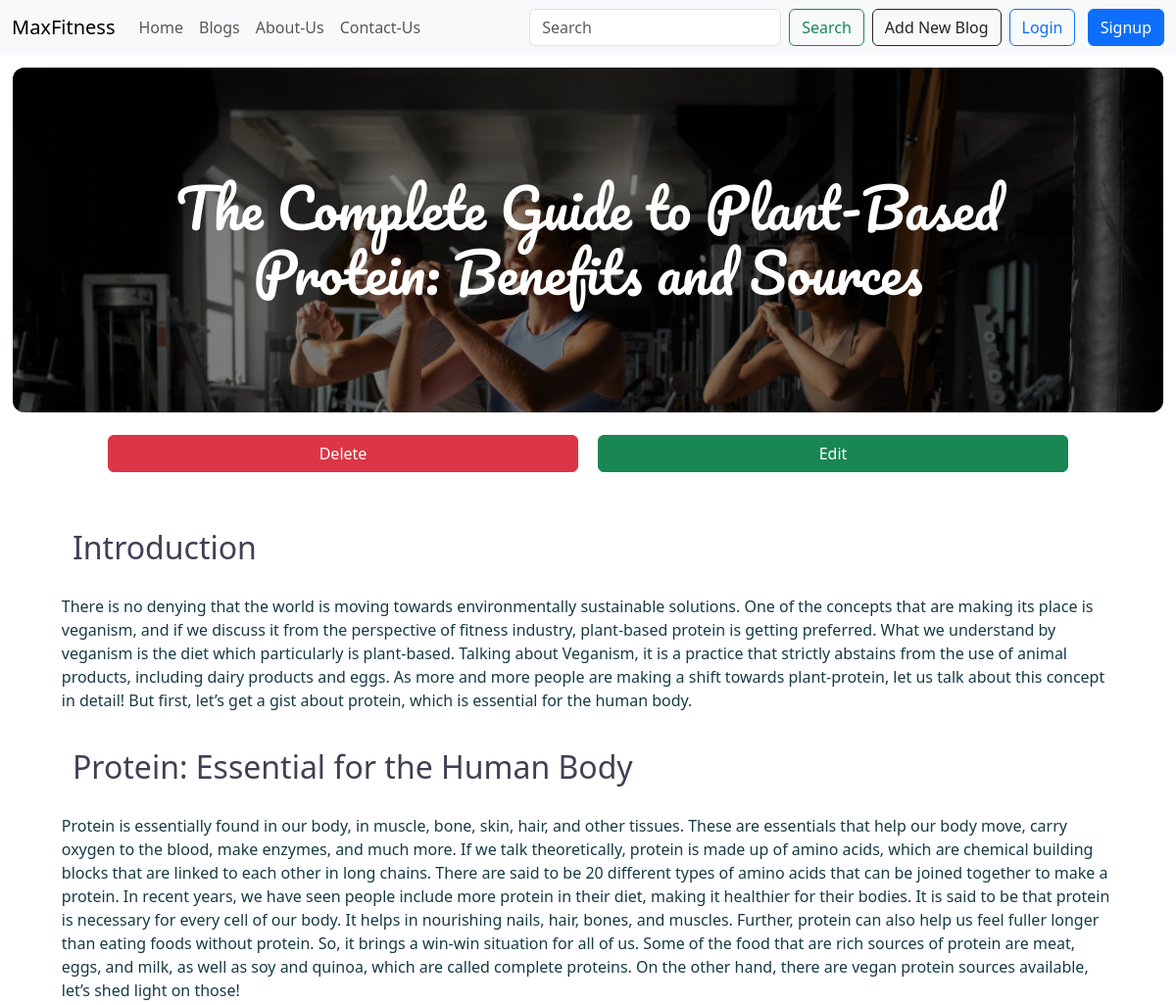
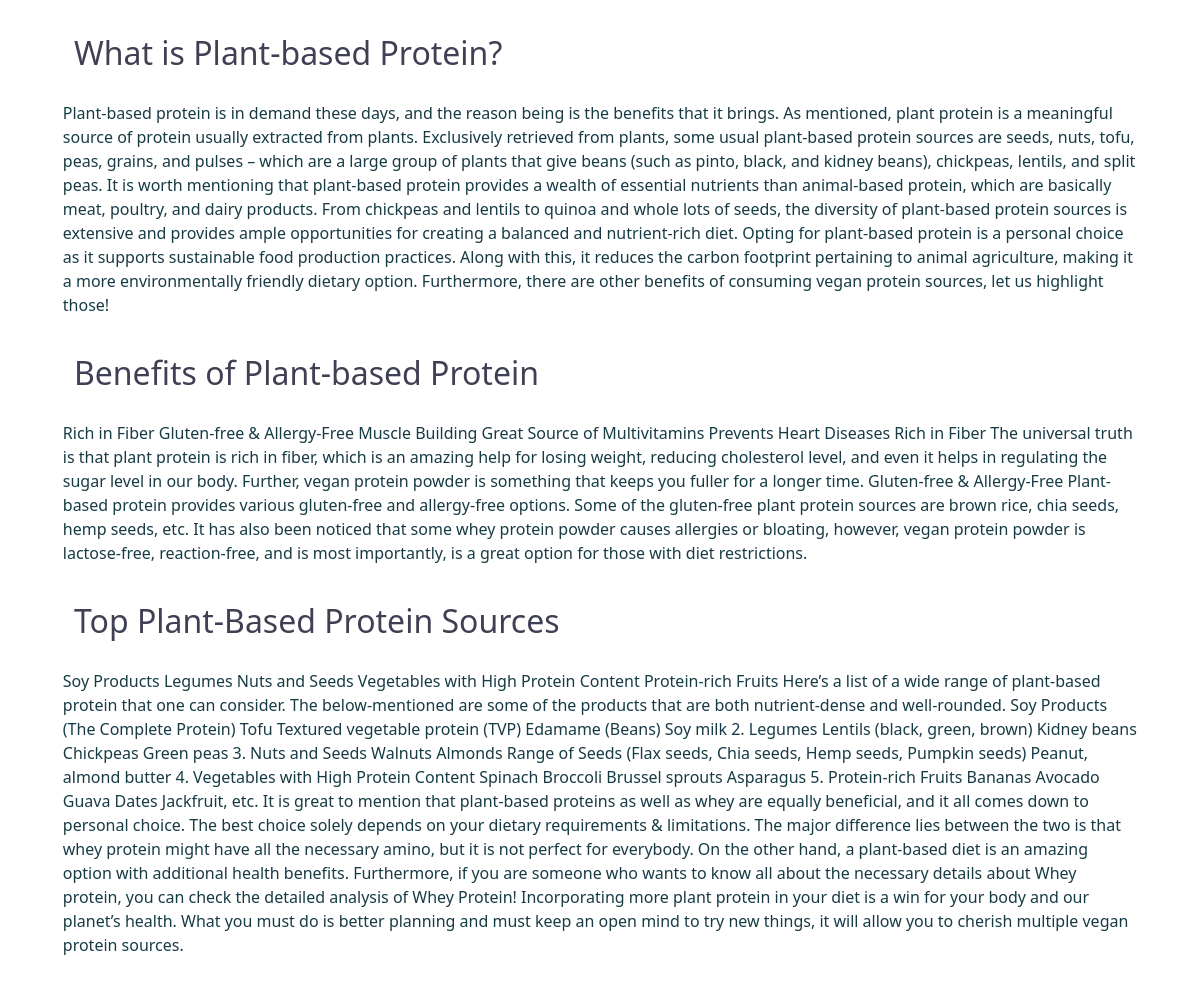
The app's page /blog/blog-page/5/ with its own data (2 pictures, top to bottom).
### Blog/models.py (models this page shows, shortened)
class Blog(models.Model):
    CATEGORY_CHOICES = [
        ('Weight Loss', 'Weight Loss'),
        ('Weight Gain', 'Weight Gain'),
        ('Food', 'Food'),
        ('Health', 'Health'),
        ('Yoga', 'Yoga'),
        ('Muscle Gain', 'Muscle Gain'),
    ]
    blog_id = models.AutoField(primary_key=True, unique=True)
    title = models.CharField(max_length=3000)
    category = models.CharField(max_length=300,choices=CATEGORY_CHOICES)
    introduction = models.TextField(max_length=6000)
    sub_heading1 = models.CharField(max_length=1000)
    content1 = models.TextField(max_length=10000)
    sub_heading2 = models.CharField(max_length=1000)
    content2 = models.TextField(max_length=10000)
    sub_heading3 = models.CharField(max_length=1000)
    content3 = models.TextField(max_length=10000)
    sub_heading4 = models.CharField(max_length=1000)
    content4 = models.TextField(max_length=10000)
    post_date = models.DateTimeField(auto_now=True)
    published_by = models.ForeignKey(Bloggers,on_delete=models.CASCADE,null=True)

### Blog/views.py (the view)
# urls.py: path('blog-page/<int:blog_id>/',views.view_blog,name='view_blog'),
def view_blog(request,blog_id):
    blog = models.Blog.objects.get(blog_id=blog_id)
    data = {
        'blog': blog
    }
    return render(request, 'Blog/view_blog.html',context=data)

### Blog/templates/Blog/view_blog.html (shortened to what this page needs)
<!doctype html>
{% load static %}
<html lang="en">
  <head>
    <link href="https://cdn.jsdelivr.net/npm/bootstrap@5.3.3/dist/css/bootstrap.min.css" rel="stylesheet">
    <link rel="stylesheet" href="{% static 'Blog/css/view_blog.css' %}">
  </head>
  <body>
      {% include 'navbar.html' %}
    <main>
        <div class="blog-header">
            <H1>{{blog.title}}</H1>
        </div>
        <div class="edit-delete">
            <a href="{% url 'Blog:delete_blog' blog_id=blog.blog_id %}" class="btn btn-danger">Delete</a>
            <a href="{% url 'Blog:update_blog' blog_id=blog.blog_id %}" class="btn btn-success">Edit</a>
        </div>
        <div class="blog-content mt-5 mb-5 container">
            <h3>Introduction</h3>
            <p>{{blog.introduction}}</p>
            <h3>{{blog.sub_heading1}}</h3>
            <p>{{blog.content1}}</p>
            <h3>{{blog.sub_heading2}}</h3>
            <p>{{blog.content2}}</p>
            <h3>{{blog.sub_heading3}}</h3>
            <p>{{blog.content3}}</p>
            <h3>{{blog.sub_heading4}}</h3>
            <p>{{blog.content4}}</p>
        </div>
    </main>
    </body>
</html>

### templates/navbar.html (shortened to what this page needs)
<nav class="navbar navbar-expand-lg bg-body-tertiary">
    <div class="container-fluid">
        <a class="navbar-brand" href="#">MaxFitness</a>
        <div class="collapse navbar-collapse" id="navbarSupportedContent">
        <ul class="navbar-nav me-auto mb-2 mb-lg-0">
            <li class="nav-item">
                <a class="nav-link" aria-current="page" href="{% url 'home_page' %}">Home</a>
            </li>
            <li class="nav-item">
                <a class="nav-link" aria-current="page" href="{% url 'Blog:blog_app' %}">Blogs</a>
            </li>
            <li class="nav-item">
                <a class="nav-link" aria-current="page" href="#">About-Us</a>
            </li>
            <li class="nav-item">
                <a class="nav-link" aria-current="page" href="#">Contact-Us</a>
            </li>
        </ul>
        <form class="d-flex" role="search">
            <input class="form-control me-2" type="search" placeholder="Search" aria-label="Search">
            <button class="btn btn-outline-success" type="submit">Search</button>
        </form>
        <a class="btn btn-outline-dark ms-2" href="{% url 'Blog:add_new_blog' %}">Add New Blog</a>
        <div>
            <a class="btn btn-outline-primary ms-2" href="{% url 'Blog:login_user' %}">Login</a>
            <a class="btn btn-primary ms-2" href="{% url 'Blog:signup_user' %}">Signup</a>
        </div>
        </div>
    </div>
    </nav>

### Blog/static/Blog/css/view_blog.css (style rules this page uses)
.blog-header { color: white; margin: 0.8em; border-radius: 12px; font-family: "Pacifico", cursive; text-align: center; }
.blog-header h1 { font-size: 55px; background-color: rgba(0, 0, 0, 0.492); width: 100%; height: 100%; padding: 2em 3em; border-radius: 12px; }
.blog-content h3 { color: #404054; margin-left: 1em; font-size: 2em; }
.blog-content p { color: #173B45; padding: 1.3em; }

### records on screen
Blog: title "The Complete Guide to Plant-Based Protein: Benefits and Sources", introduction "There is no denying that the world is moving towards environmentally sustainable solutions. One of the concepts that are making its place is veganism, and if we discuss it from the perspective of fitness industry, plant-based protein is getting preferred. What we understand by veganism is the diet which particularly is plant-based. Talking about Veganism, it is a practice that strictly abstains from the use of animal products, including dairy products and eggs. As more and more people are making a shift towards plant-protein, let us talk about this concept in detail! But first, let’s get a gist about protein, which is essential for the human body.", sub_heading1 "Protein: Essential for the Human Body", content1 "Protein is essentially found in our body, in muscle, bone, skin, hair, and other tissues. These are essentials that help our body move, carry oxygen to the blood, make enzymes, and much more. If we talk theoretically, protein is made up of amino acids, which are chemical building blocks that are linked to each other in long chains. There are said to be 20 different types of amino acids that can be joined together to make a protein. In recent years, we have seen people include more protein in their diet, making it healthier for their bodies. It is said to be that protein is necessary for every cell of our body. It helps in nourishing nails, hair, bones, and muscles. Further, protein can also…", sub_heading2 "What is Plant-based Protein?", content2 "Plant-based protein is in demand these days, and the reason being is the benefits that it brings. As mentioned, plant protein is a meaningful source of protein usually extracted from plants. Exclusively retrieved from plants, some usual plant-based protein sources are seeds, nuts, tofu, peas, grains, and pulses – which are a large group of plants that give beans (such as pinto, black, and kidney beans), chickpeas, lentils, and split peas. It is worth mentioning that plant-based protein provides a wealth of essential nutrients than animal-based protein, which are basically meat, poultry, and dairy products. From chickpeas and lentils to quinoa and whole lots of seeds, the diversity of…", sub_heading3 "Benefits of Plant-based Protein", content3 "Rich in Fiber Gluten-free & Allergy-Free Muscle Building Great Source of Multivitamins Prevents Heart Diseases Rich in Fiber The universal truth is that plant protein is rich in fiber, which is an amazing help for losing weight, reducing cholesterol level, and even it helps in regulating the sugar level in our body. Further, vegan protein powder is something that keeps you fuller for a longer time. Gluten-free & Allergy-Free Plant-based protein provides various gluten-free and allergy-free options. Some of the gluten-free plant protein sources are brown rice, chia seeds, hemp seeds, etc. It has also been noticed that some whey protein powder causes allergies or bloating, however, vegan…", sub_heading4 "Top Plant-Based Protein Sources", content4 "Soy Products Legumes Nuts and Seeds Vegetables with High Protein Content Protein-rich Fruits Here’s a list of a wide range of plant-based protein that one can consider. The below-mentioned are some of the products that are both nutrient-dense and well-rounded. Soy Products (The Complete Protein) Tofu Textured vegetable protein (TVP) Edamame (Beans) Soy milk 2. Legumes Lentils (black, green, brown) Kidney beans Chickpeas Green peas 3. Nuts and Seeds Walnuts Almonds Range of Seeds (Flax seeds, Chia seeds, Hemp seeds, Pumpkin seeds) Peanut, almond butter 4. Vegetables with High Protein Content Spinach Broccoli Brussel sprouts Asparagus 5. Protein-rich Fruits Bananas Avocado Guava Dates…"
